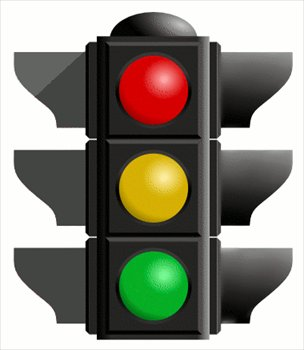
#> input picture trafik.jpg, 304 x 350 px, given in place of the camera
$ python renkalgilama.py
#> lines starting #> are read from the running program, lines starting #| are printed output that depends on the picture; after the words box and inside, x2 and y2 are one past the last pixel; in counts of white or black regions, pixels touching at a corner belong together
#Ortam ışığı ve şekilsel etmenler programı çok fazla etkilemektedir.

import cv2
import numpy as np
import imutils

cap = cv2.VideoCapture(0)

while True:
    # Görüntüyü aldık
    _, frame = cap.read()
#> frame is the input picture: shape (350, 304, 3); mean B, G, R 125.1, 137, 139.4
    frame = imutils.resize(frame,width=250)
#> frame: shape (287, 250, 3)
    hsv = cv2.cvtColor(frame, cv2.COLOR_BGR2HSV)
#> hsv: shape (287, 250, 3); mean H, S, V 33.2, 40, 145.4

    # HSV nin içindeki renk aralıkları
    lower_yellow = np.array([20, 0, 0])
    upper_yellow = np.array([40, 255, 255])
    lower_red = np.array([0, 100, 100])
    upper_red = np.array([20, 255, 255])
    lower_green = np.array([45, 100, 50])
    upper_green = np.array([75, 255, 255])

    # Yukarıda belırledıgımız eşik değerlerini gray goruntunun içinde eşleştirdik.
    mask = cv2.inRange(hsv, lower_yellow, upper_yellow)
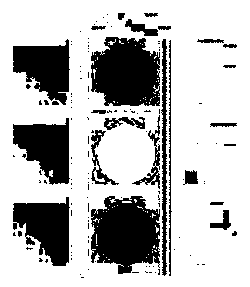
#> mask: shape (287, 250); 73.4% white; 135 black regions (109 under 20 px), largest, box (x1, y1, x2, y2) and area: (91, 196, 160, 274) 4032, (91, 37, 160, 106) 3863, (13, 197, 70, 266) 2539
    mask1 = cv2.inRange(hsv, lower_red, upper_red)
#> mask1: shape (287, 250); 3% white; 6 white regions (5 under 20 px), largest, box (x1, y1, x2, y2) and area: (98, 45, 155, 102) 2157
    mask2 = cv2.inRange(hsv, lower_green, upper_green)
#> mask2: shape (287, 250); 3.7% white; 1 white region, box (x1, y1, x2, y2) and area: (98, 205, 155, 264) 2685
    # bitwise and operatörü ile de ana goruntude yukarıda buldugumuz mask'i aldık.
    res = cv2.bitwise_and(frame, frame, mask=mask)
    res1 = cv2.bitwise_and(frame, frame, mask=mask1)
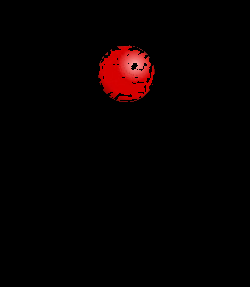
#> res1: shape (287, 250, 3); mean B, G, R 0.7, 0.7, 6.4
    res2 = cv2.bitwise_and(frame, frame, mask=mask2)
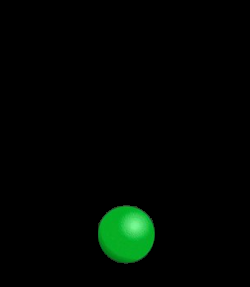
#> res2: shape (287, 250, 3); mean B, G, R 1.9, 6.4, 0.8
    #res=res or res1  res2
    res=cv2.add(res,res1,res2)
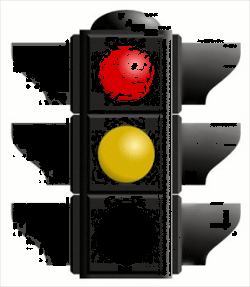
#> res: shape (287, 250, 3); mean B, G, R 110.1, 117, 124
    img = cv2.medianBlur(res, 5)
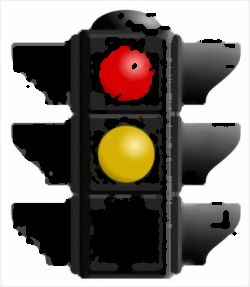
#> img: shape (287, 250, 3); mean B, G, R 109.9, 116.9, 124.3
    cimg = cv2.cvtColor(img, cv2.COLOR_HSV2BGR)
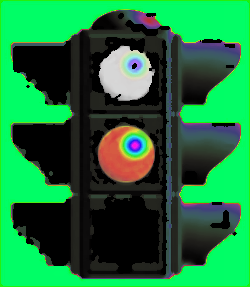
#> cimg: shape (287, 250, 3); mean B, G, R 60, 117.8, 28.8
    cimg = cv2.cvtColor(cimg, cv2.COLOR_BGR2GRAY)
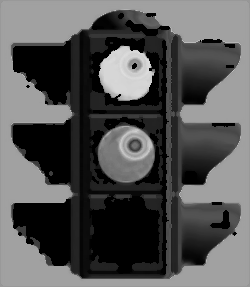
#> cimg: shape (287, 250); min 0, max 222, mean 84.6
    circles = cv2.HoughCircles(cimg, cv2.HOUGH_GRADIENT, 10, 20,
                               param1=50, param2=30, minRadius=30, maxRadius=45)
#> circles = 40 rows, first 8: [125, 155, 39], [125, 235, 39], [125, 75, 39], [135, 125, 39], [175, 125, 39], [185, 165, 39], [195, 225, 39], [125, 45, 39]
    if circles is not None:
        circles = np.round(circles[0, :]).astype("int")
        x=circles[0][1]
#> x = 155
        y=circles[0][0]
#> y = 125
        r=circles[0][2]
#> r = 39
        pxs=frame[x,y]
#> pxs = [29, 185, 215]
        #print("px0",pxs[0])
        #print("px1",pxs[1])
        for i in circles[0:2]:
            cv2.circle(cimg, (i[0], i[1]), i[2], (0, 255, 0), 2)
            cv2.circle(cimg, (i[0], i[1]), 1, (0, 0, 255), 1)
#> this loop made 2 passes
#> cimg: shape (287, 250); 1.46% of pixels changed, all inside (x1, y1, x2, y2) = (85, 115, 163, 276)
        if 0<=pxs[0] and pxs[0]<20 and pxs[1]<255 and 0<pxs[1] :
            print("Dur")

        elif 45<=pxs[0] and pxs[0]<=75 and pxs[1]>=100 and pxs[1]<255:
            print("Geccc")

        else:
            print("Algılanamadı")
        cv2.imshow('hsv', hsv)
        cv2.imshow('detected circles', cimg)
        cv2.imshow('res', res)
        cv2.imshow('frame', frame)
        k = cv2.waitKey(5) & 0xFF
#> (key Esc is pressed here)
        if k == 27:
            break

cv2.destroyAllWindows()
cv2.VideoCapture(0).release()
